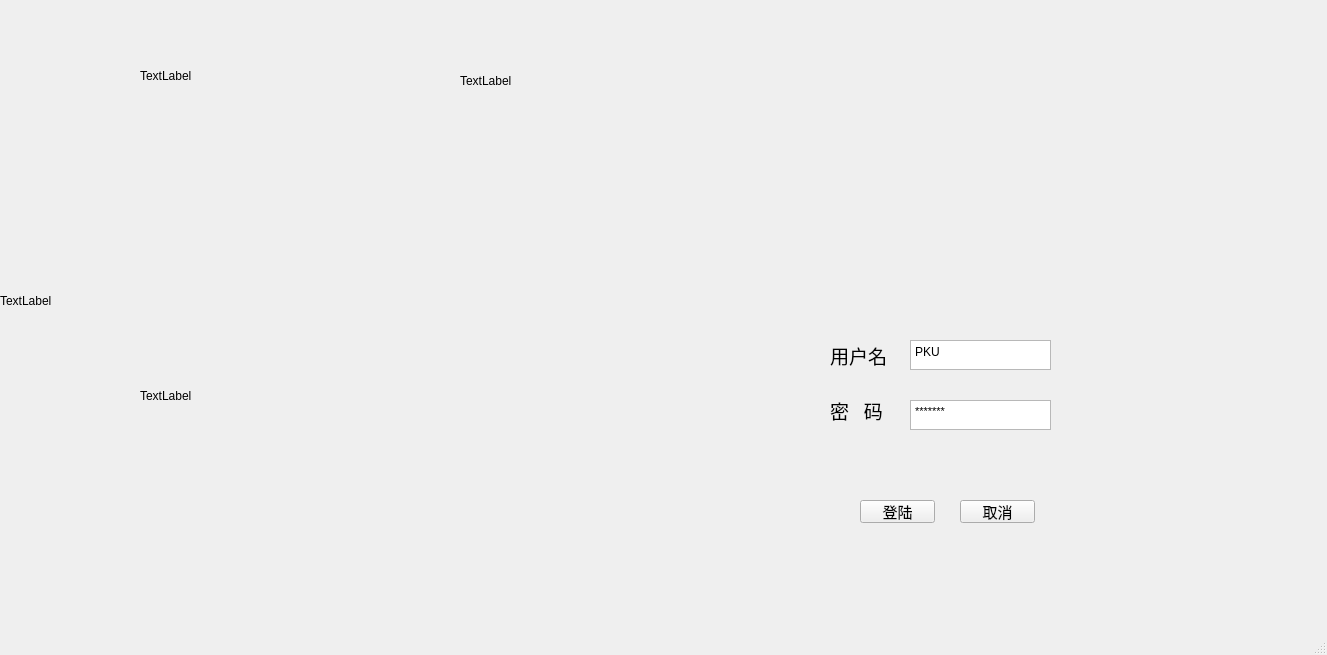
<?xml version="1.0" encoding="UTF-8"?>
<ui version="4.0">
 <class>MainWindow</class>
 <widget class="QMainWindow" name="MainWindow">
  <property name="geometry">
   <rect>
    <x>0</x>
    <y>0</y>
    <width>1327</width>
    <height>655</height>
   </rect>
  </property>
  <property name="windowTitle">
   <string>遥感任务规划与评估系统</string>
  </property>
  <widget class="QWidget" name="centralwidget">
   <widget class="QTextEdit" name="username_2">
    <property name="geometry">
     <rect>
      <x>910</x>
      <y>340</y>
      <width>141</width>
      <height>30</height>
     </rect>
    </property>
    <property name="maximumSize">
     <size>
      <width>16777215</width>
      <height>30</height>
     </size>
    </property>
    <property name="html">
     <string>&lt;!DOCTYPE HTML PUBLIC &quot;-//W3C//DTD HTML 4.0//EN&quot; &quot;http://www.w3.org/TR/REC-html40/strict.dtd&quot;&gt;
&lt;html&gt;&lt;head&gt;&lt;meta name=&quot;qrichtext&quot; content=&quot;1&quot; /&gt;&lt;style type=&quot;text/css&quot;&gt;
p, li { white-space: pre-wrap; }
&lt;/style&gt;&lt;/head&gt;&lt;body style=&quot; font-family:'SimSun'; font-size:9pt; font-weight:400; font-style:normal;&quot;&gt;
&lt;p style=&quot; margin-top:0px; margin-bottom:0px; margin-left:0px; margin-right:0px; -qt-block-indent:0; text-indent:0px;&quot;&gt;PKU&lt;/p&gt;&lt;/body&gt;&lt;/html&gt;</string>
    </property>
   </widget>
   <widget class="QLabel" name="label_ditu">
    <property name="geometry">
     <rect>
      <x>0</x>
      <y>-30</y>
      <width>1331</width>
      <height>661</height>
     </rect>
    </property>
    <property name="text">
     <string>TextLabel</string>
    </property>
   </widget>
   <widget class="QLabel" name="label_pic">
    <property name="geometry">
     <rect>
      <x>140</x>
      <y>220</y>
      <width>581</width>
      <height>351</height>
     </rect>
    </property>
    <property name="text">
     <string>TextLabel</string>
    </property>
   </widget>
   <widget class="QLabel" name="label_6">
    <property name="geometry">
     <rect>
      <x>830</x>
      <y>380</y>
      <width>61</width>
      <height>61</height>
     </rect>
    </property>
    <property name="font">
     <font>
      <family>方正粗黑宋简体</family>
      <pointsize>14</pointsize>
      <weight>50</weight>
      <italic>false</italic>
      <bold>false</bold>
     </font>
    </property>
    <property name="styleSheet">
     <string notr="true">font: 14pt &quot;方正粗黑宋简体&quot;;</string>
    </property>
    <property name="text">
     <string>密   码</string>
    </property>
   </widget>
   <widget class="QTextEdit" name="password_2">
    <property name="geometry">
     <rect>
      <x>910</x>
      <y>400</y>
      <width>141</width>
      <height>30</height>
     </rect>
    </property>
    <property name="maximumSize">
     <size>
      <width>16777215</width>
      <height>30</height>
     </size>
    </property>
    <property name="html">
     <string>&lt;!DOCTYPE HTML PUBLIC &quot;-//W3C//DTD HTML 4.0//EN&quot; &quot;http://www.w3.org/TR/REC-html40/strict.dtd&quot;&gt;
&lt;html&gt;&lt;head&gt;&lt;meta name=&quot;qrichtext&quot; content=&quot;1&quot; /&gt;&lt;style type=&quot;text/css&quot;&gt;
p, li { white-space: pre-wrap; }
&lt;/style&gt;&lt;/head&gt;&lt;body style=&quot; font-family:'SimSun'; font-size:9pt; font-weight:400; font-style:normal;&quot;&gt;
&lt;p style=&quot; margin-top:0px; margin-bottom:0px; margin-left:0px; margin-right:0px; -qt-block-indent:0; text-indent:0px;&quot;&gt;&lt;span style=&quot; font-family:'MS Shell Dlg 2'; font-size:7.875pt;&quot;&gt;*******&lt;/span&gt;&lt;/p&gt;&lt;/body&gt;&lt;/html&gt;</string>
    </property>
   </widget>
   <widget class="QLabel" name="label_4">
    <property name="geometry">
     <rect>
      <x>830</x>
      <y>330</y>
      <width>61</width>
      <height>51</height>
     </rect>
    </property>
    <property name="font">
     <font>
      <family>方正粗黑宋简体</family>
      <pointsize>14</pointsize>
      <weight>50</weight>
      <italic>false</italic>
      <bold>false</bold>
     </font>
    </property>
    <property name="styleSheet">
     <string notr="true">font: 14pt &quot;方正粗黑宋简体&quot;;</string>
    </property>
    <property name="text">
     <string>用户名</string>
    </property>
   </widget>
   <widget class="QLabel" name="label_login">
    <property name="geometry">
     <rect>
      <x>140</x>
      <y>0</y>
      <width>181</width>
      <height>151</height>
     </rect>
    </property>
    <property name="text">
     <string>TextLabel</string>
    </property>
   </widget>
   <widget class="QLabel" name="label_timu">
    <property name="geometry">
     <rect>
      <x>460</x>
      <y>10</y>
      <width>721</width>
      <height>141</height>
     </rect>
    </property>
    <property name="text">
     <string>TextLabel</string>
    </property>
   </widget>
   <widget class="QPushButton" name="pushButton_accpet">
    <property name="geometry">
     <rect>
      <x>860</x>
      <y>500</y>
      <width>75</width>
      <height>23</height>
     </rect>
    </property>
    <property name="font">
     <font>
      <pointsize>11</pointsize>
     </font>
    </property>
    <property name="text">
     <string>登陆</string>
    </property>
   </widget>
   <widget class="QPushButton" name="pushButton_cancel">
    <property name="geometry">
     <rect>
      <x>960</x>
      <y>500</y>
      <width>75</width>
      <height>23</height>
     </rect>
    </property>
    <property name="font">
     <font>
      <pointsize>11</pointsize>
     </font>
    </property>
    <property name="text">
     <string>取消</string>
    </property>
   </widget>
   <zorder>label_ditu</zorder>
   <zorder>label_pic</zorder>
   <zorder>label_6</zorder>
   <zorder>password_2</zorder>
   <zorder>label_4</zorder>
   <zorder>label_login</zorder>
   <zorder>label_timu</zorder>
   <zorder>pushButton_accpet</zorder>
   <zorder>pushButton_cancel</zorder>
   <zorder>username_2</zorder>
  </widget>
  <widget class="QMenuBar" name="menubar">
   <property name="geometry">
    <rect>
     <x>0</x>
     <y>0</y>
     <width>1327</width>
     <height>23</height>
    </rect>
   </property>
  </widget>
  <widget class="QStatusBar" name="statusbar"/>
 </widget>
 <resources/>
 <connections/>
</ui>
